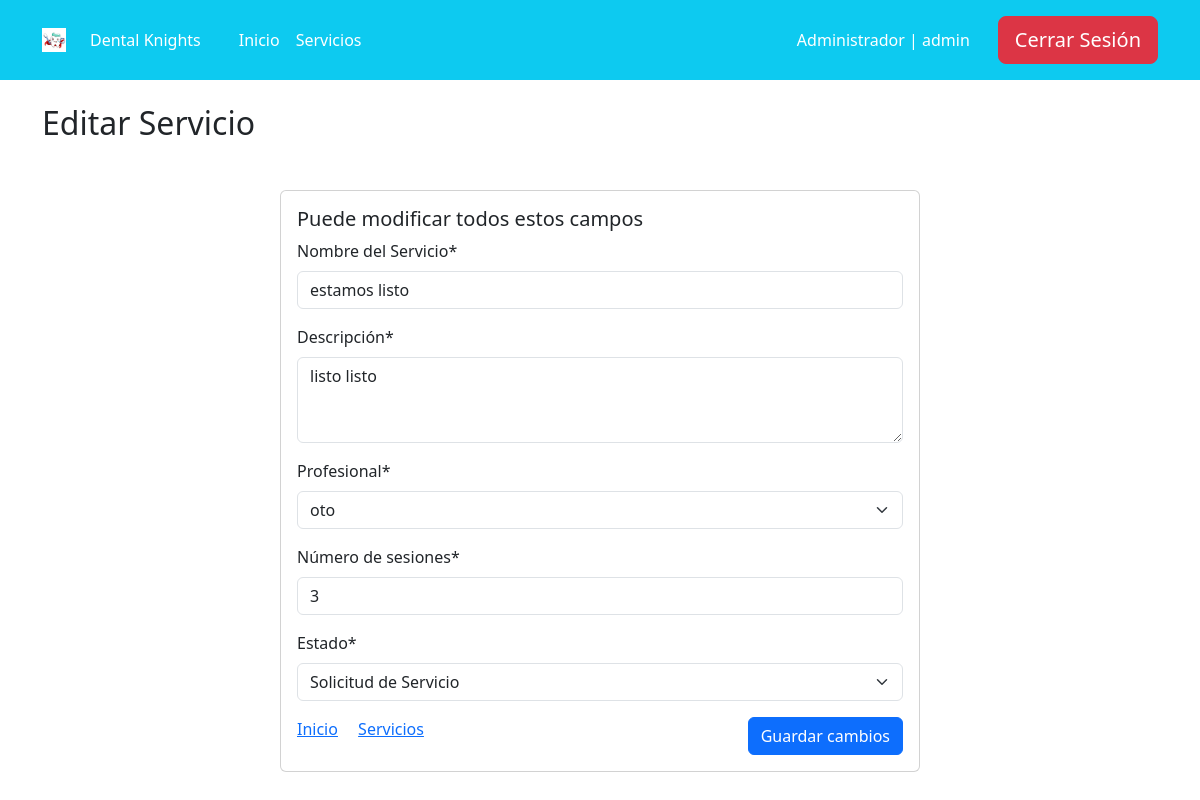
The page /servicios/4/edit/ (signed in) on the database as committed earlier.
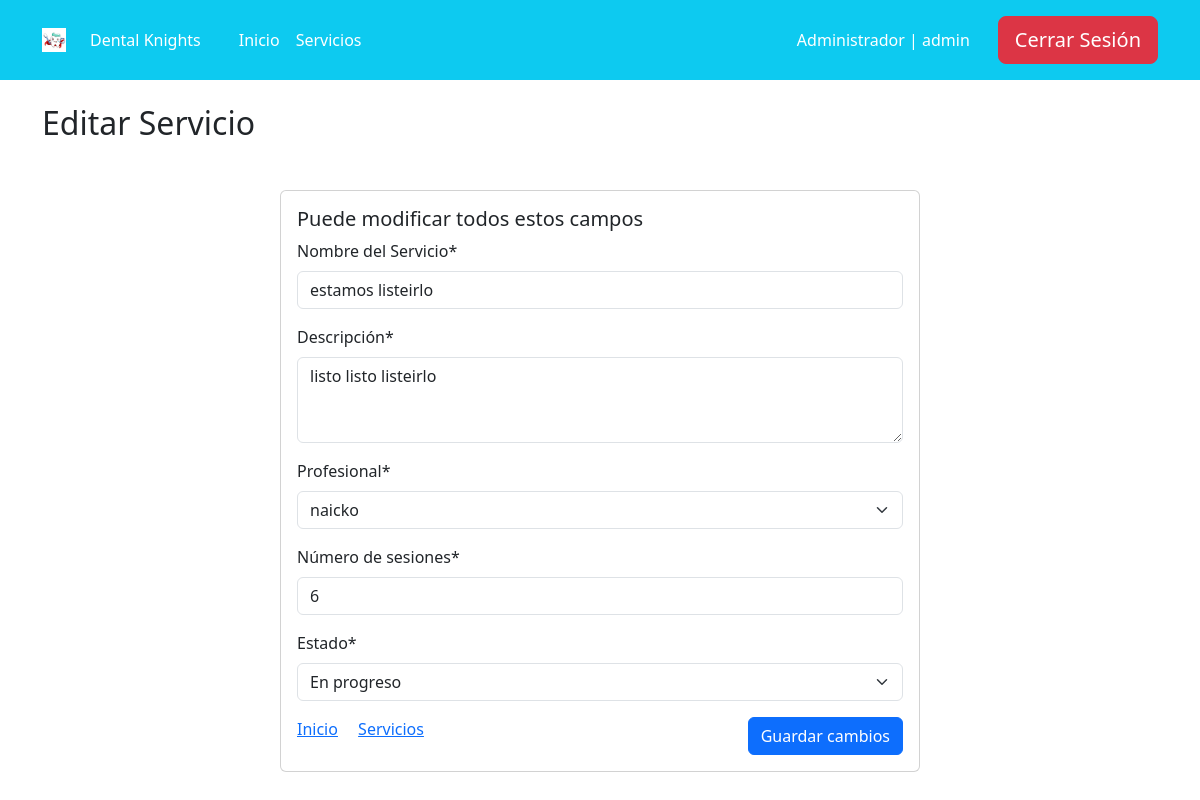
The same page on the database as committed later.
### core/models.py (models this page shows, shortened)
class Servicios(models.Model):
    STATUS_CHOICES = (
        ('S', 'Solicitud de Servicio'), # Servicio solicitado por el cliente
        ('P', 'En progreso'),           # Servicio en proceso de realización
        ('F', 'Finalizado'),            # Servicio completado
    )
    name = models.CharField(max_length=100, verbose_name='Nombre del Servicio') # Nombre del servicio
    description = models.TextField(blank=True, null=True, verbose_name='Descripción') # Descripción opcional del servicio
    profesional = models.ForeignKey(User, on_delete=models.CASCADE, limit_choices_to={'groups__name': 'profesionales'}, verbose_name='Profesional') # Profesional asignado, relacionado con un usuario del grupo "profesionales"
    n_procedimientos = models.PositiveIntegerField(default=0, verbose_name='Número de sesiones')
    status = models.CharField(max_length=1, choices=STATUS_CHOICES, default='S', verbose_name='Estado')
    class Meta:
        verbose_name = 'servicio'
        verbose_name_plural = 'servicios'

### core/views.py (the view, shortened to what this page needs)
# urls.py: path('servicios/<int:pk>/edit/', login_required(ServicioEditView.as_view()), name='editar_servicios'),
@add_group_name_to_context
class ServicioEditView(UserPassesTestMixin, UpdateView):
    model = Servicios
    form_class = ServiciosForm
    template_name = 'edit_servicios.html'
    success_url = reverse_lazy('servicios')
    def test_func(self):
        return self.request.user.groups.filter(name__in=['administradores', 'ejecutivos']).exists()

### core/forms.py
class ServiciosForm(forms.ModelForm):
    profesional = forms.ModelChoiceField(queryset=User.objects.filter(groups__name='profesionales'), label='Profesional')
    status = forms.ChoiceField(choices=Servicios.STATUS_CHOICES, initial='S', label='Estado')
    description = forms.CharField(widget=forms.Textarea(attrs={'rows': 3}), label='Descripción')
    class Meta:
        model = Servicios
        fields = ['name', 'description', 'profesional', 'n_procedimientos', 'status']
    helper = FormHelper()
    helper.layout = Layout(
        Field('name'),
        Field('description'),
        Field('profesional'),
        Field('n_procedimientos'),
        Field('status'),
        Submit('submit', 'Submit') # Botón de envío para el formulario
    )

### core/views.py (called while the page is built)
def plural_to_singular(plural):
    plural_singular = {
        "clientes": "cliente",
        "profesionales": "profesional",
        "ejecutivos": "ejecutivo",
        "administradores": "administrador",
    }
    return plural_singular.get(plural, "error")

### templates/edit_servicios.html (shortened to what this page needs)
{% extends 'base.html' %}
{% block content %}
    {% load crispy_forms_tags %}
    <div class="container my-4">
        <h2>Editar Servicio</h2>
        <form action="" method="post">
            <div class="card mx-auto my-5" style="width: 40rem;">
                <div class="card-body">
                    <h5 class="card-title">Puede modificar todos estos campos</h5>
                    {{ form | crispy }}
                    <a class="card-link" href="{% url 'home' %}">Inicio</a>
                    <a class="card-link" href="{% url 'servicios' %}">Servicios</a>
                    <button class="btn btn-primary float-end" type="submit">Guardar cambios</button>
                </div>
            </div>
        </form>
    </div>
{% endblock %}

Rows that differ between the two databases and show on the page:
changed Servicios: name "estamos listo" → "estamos listeirlo"; description "listo listo" → "listo listo listeirlo"; profesional "oto" → "naicko"; n_procedimientos "3" → "6"; status "Solicitud de Servicio" → "En progreso"
